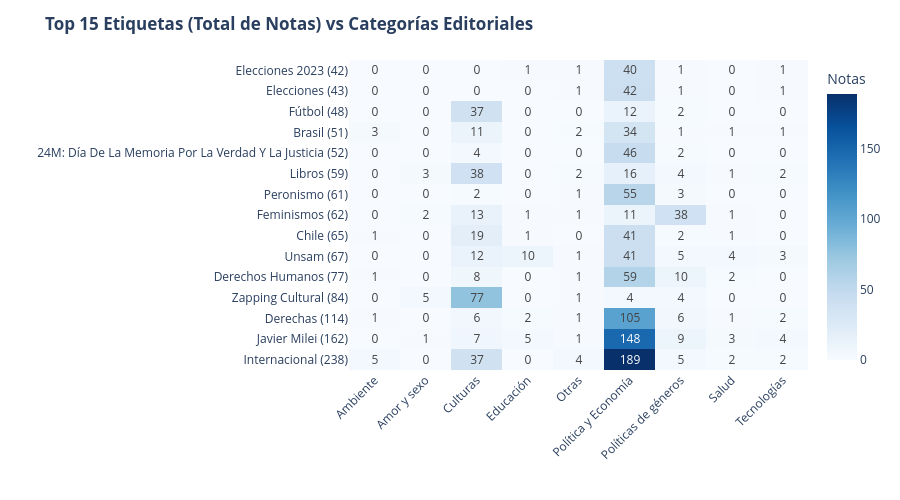

Notebook code cell kept with this figure:
### Markdown cell above
Mostramos como se distribuyen N-TOP etiquetas sobre las categorias.

### Code cell
TOP = 15

# 1. Desanidar los tags directamente sobre df_cat_exploded
df_tags_cat = df_cat_exploded.dropna(subset=["post_tag"]).copy()
df_tags_cat["tag"] = df_tags_cat["post_tag"].str.split(r"[;,]")
df_tags_cat = df_tags_cat.explode("tag").reset_index(drop=True)
df_tags_cat["tag"] = df_tags_cat["tag"].str.strip().str.title()
df_tags_cat = df_tags_cat[df_tags_cat["tag"] != ""]

# 2. Top N global y cálculo de totales por tag (artículos únicos)
tag_counts = df_tags_cat.groupby("tag")["ID"].nunique().sort_values(ascending=False).head(TOP)
top_nombres = tag_counts.index.tolist()

mapeo_etiqueta_total = {tag: f"{tag} ({conteo})" for tag, conteo in tag_counts.items()}
orden_filas = [mapeo_etiqueta_total[tag] for tag in top_nombres][::-1]

# 3. Filtrar y formatear
df_top = df_tags_cat[df_tags_cat["tag"].isin(top_nombres)].reset_index(drop=True)
df_top["tag_label"] = df_top["tag"].map(mapeo_etiqueta_total)

# 4. Matriz de Frecuencia (Tag vs Categoría Normalizada)
matriz = pd.crosstab(df_top["tag_label"], df_top["categoria_normalizada"])
matriz = matriz.reindex(orden_filas)
matriz = matriz.loc[:, matriz.sum(axis=0) > 0]

# 5. Render del Heatmap
fig_heatmap = px.imshow(
    matriz,
    labels=dict(x="Categoría Editorial", y="", color="Notas"),
    x=matriz.columns,
    y=matriz.index,
    color_continuous_scale="Blues",
    aspect="auto",
    text_auto=True
)

fig_heatmap.update_traces(
    hovertemplate="<b>Tag:</b> %{y}<br><b>Categoría:</b> %{x}<br><b>Notas en sección:</b> %{z}<extra></extra>"
)

fig_heatmap.update_layout(
    title=f"<b>Top {TOP} Etiquetas (Total de Notas) vs Categorías Editoriales</b>",
    xaxis_title="",
    yaxis_title="",
    height=max(500, TOP * 32),
    plot_bgcolor="rgba(0,0,0,0)",
    paper_bgcolor="#fff",
    margin=dict(l=180, b=100)
)
fig_heatmap.update_xaxes(tickangle=-45)

fig_heatmap.write_html(OUTPUT_DIR / f"03b_top{TOP}_tags_heatmap.html")
fig_heatmap.show()

### Figure 1 — Plotly figure (JSON) as saved in the notebook; plotly's stock layout.template omitted (floating-point values rounded to 4 significant figures; data arrays with more than 128 entries replaced by an {"elided": "..."} marker saying what was removed)
{"data": [{"coloraxis": "coloraxis", "hovertemplate": "<b>Tag:</b> %{y}<br><b>Categoría:</b> %{x}<br><b>Notas en sección:</b> %{z}<extra></extra>", "name": "0", "texttemplate": "%{z}", "type": "heatmap", "x": ["Ambiente", "Amor y sexo", "Culturas", "Educación", "Otras", "Política y Economía", "Políticas de géneros", "Salud", "Tecnologías"], "xaxis": "x", "y": ["Elecciones 2023 (42)", "Elecciones (43)", "Fútbol (48)", "Brasil (51)", "24M: Día De La Memoria Por La Verdad Y La Justicia (52)", "Libros (59)", "Peronismo (61)", "Feminismos (62)", "Chile (65)", "Unsam (67)", "Derechos Humanos (77)", "Zapping Cultural (84)", "Derechas (114)", "Javier Milei (162)", "Internacional (238)"], "yaxis": "y", "z": {"elided": "15x9 int values"}}], "layout": {"coloraxis": {"autocolorscale": false, "colorbar": {"title": {"text": "Notas"}}, "colorscale": [[0, "rgb(247,251,255)"], [0.125, "rgb(222,235,247)"], [0.25, "rgb(198,219,239)"], [0.375, "rgb(158,202,225)"], [0.5, "rgb(107,174,214)"], [0.625, "rgb(66,146,198)"], [0.75, "rgb(33,113,181)"], [0.875, "rgb(8,81,156)"], [1, "rgb(8,48,107)"]]}, "height": 500, "margin": {"b": 100, "l": 180, "t": 60}, "paper_bgcolor": "#fff", "plot_bgcolor": "rgba(0,0,0,0)", "title": {"text": "<b>Top 15 Etiquetas (Total de Notas) vs Categorías Editoriales</b>"}, "xaxis": {"anchor": "y", "domain": [0, 1], "tickangle": -45, "title": {"text": ""}}, "yaxis": {"anchor": "x", "autorange": "reversed", "domain": [0, 1], "title": {"text": ""}}}}
